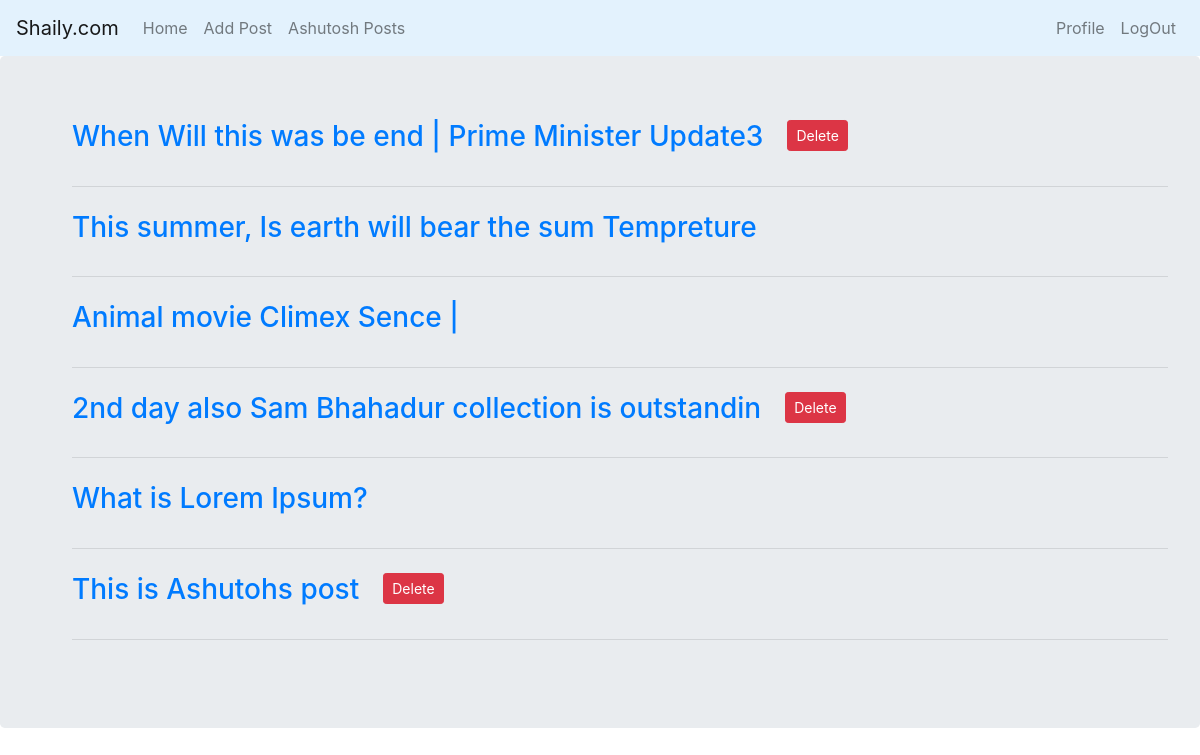
The app's page / (signed in) with its own data.
### testapp/models.py (models this page shows, shortened)
class Post(models.Model):
    title=models.CharField(max_length=100)
    body=models.TextField()
    author=models.ForeignKey(User,on_delete=models.CASCADE)
    like = models.ManyToManyField(User, related_name='like', blank=True)

### testapp/views.py (the view)
# urls.py: path('', views.home, name='home'),
def home(request):
    post = Post.objects.all()
    return render(request, 'index.html', {'posts': post})

### templates/index.html (shortened to what this page needs)
<!DOCTYPE html>
{% extends 'base.html' %}
{% block body_block %}
<html lang="en">
<head>
</head>
<body>
    <div class="jumbotron">
        <ul>
            {% for post in posts %}
            <li class="d-flex">
                <div><a href="/post/{{post.id}}">
                        <h3 class="display-5">{{post.title |capfirst }} </h3>
                    </a></div>
                {% if user.id == post.author.id %}
                <div class="ml-4"> <a class=" btn btn-danger btn-sm" href="{% url 'delete_post' post.id %}">Delete</a>
                </div>
                {% endif %}
            </li>
            <hr class="my-4">
            {% endfor %}
        </ul>
    </div>
</body>
{% endblock %}

### templates/base.html (shortened to what this page needs)
<!DOCTYPE html>
<html lang="en">
<head>
    <link rel="stylesheet" href="https://cdn.jsdelivr.net/npm/bootstrap@4.6.2/dist/css/bootstrap.min.css"
>
</head>
<body>
    <nav class="navbar navbar-expand-lg navbar-light" style="background-color: #e3f2fd;">
        <a class="navbar-brand" href="/">Shaily.com</a>
        <div class="collapse navbar-collapse" id="navbarNav">
            <div class="navbar-nav mr-auto">
                <a class="nav-link" href="/">Home</a>
                {% if user.is_authenticated %}
                <a class="nav-link" href="/addpost">Add Post</a>
                <a class="nav-link" href="/mypost/">{{user.first_name}} Posts</a>
                {% endif %}
            </div>
            <div class="navbar-nav ml-auto">
                {% if user.is_authenticated %}
                <a class="nav-link" href="/userprofile">Profile</a>
                <a class="nav-link" href="/accounts/logout">LogOut</a>
                {% else %}
                <a class="nav-link" href="/accounts/login">LogIn</a>
                <a class="nav-link" href="/signup">SignUp</a>
                {% endif %}
            </div>
        </div>
    </nav>
    {% block body_block %}
    {% endblock %}
</body>
</html>

### records on screen
Post: title "When Will this was be end | Prime Minister Update3", shows "Delete"
Post: title "This summer, Is earth will bear the sum Tempreture"
Post: title "Animal movie Climex Sence |"
Post: title "2nd day also Sam Bhahadur collection is outstandin", shows "Delete"
Post: title "What is Lorem Ipsum?"
Post: title "This is Ashutohs post", shows "Delete"

### other values on screen
{{ user.first_name }} "Ashutosh"
